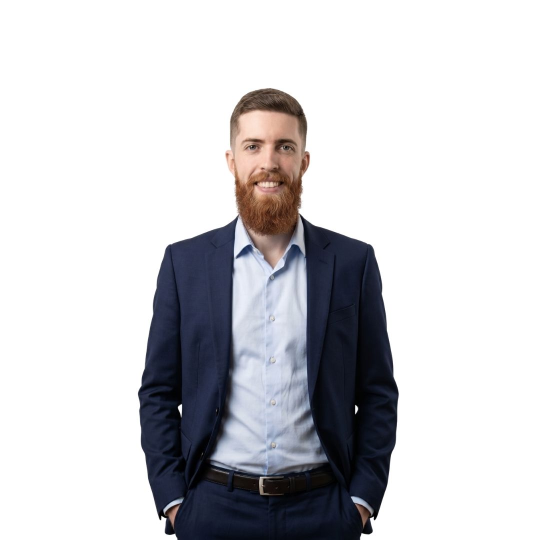
#> input picture _projeto/ferramentas/D:\SITE TRAFEGO PAGO ESTÉTICA/assets/img/originais/foto-site-original.jpg, 1080 x 1080 px (shown at 1/2 size)
$ python images.py
#> lines starting #> are read from the running program, lines starting #| are printed output that depends on the picture
import os, shutil
from PIL import Image, ImageDraw, ImageFont, ImageFilter
import logo_geom as g

SRC = r"D:\SITE TRAFEGO PAGO ESTÉTICA"
OUT = os.path.join(SRC, "assets", "img")
ORIG = os.path.join(OUT, "originais")
os.makedirs(ORIG, exist_ok=True)

ORANGE = (194, 65, 12)       # #C2410C
ORANGE_LIGHT = (249, 115, 22)  # #F97316
DARK = (20, 20, 22)          # #141416

# 1) Cópias intactas dos originais (originais na raiz não são alterados)
copies = {
    "logo.png": "logo-original.png",
    "FOTO SITE.jpg": "foto-site-original.jpg",
    "FOTO PERFIL 01.jpg": "foto-perfil-01-original.jpg",
    "FOTO HOTMART.jpg": "foto-hotmart-original.jpg",
    "FOTO CORRETOR.jpg": "foto-corretor-original.jpg",
}
for src, dst in copies.items():
    shutil.copy2(os.path.join(SRC, src), os.path.join(ORIG, dst))


def save_variants(im, name, widths):
    w0, h0 = im.size
    for w in widths:
        h = round(h0 * w / w0)
        r = im.resize((w, h), Image.LANCZOS)
        r.save(os.path.join(OUT, f"{name}-{w}.webp"), "WEBP", quality=80, method=6)
        r.save(os.path.join(OUT, f"{name}-{w}.avif"), "AVIF", quality=55)
        print(f"{name}-{w}  {w}x{h}")


def open_copy(name):
#> called with name = 'foto-site-original.jpg'
    return Image.open(os.path.join(ORIG, name)).convert("RGB")
#> returned value is the input picture: PIL image 1080x1080 RGB; mean R, G, B 204.8, 204.7, 207.9

# 2) Fotos responsivas
save_variants(open_copy("foto-site-original.jpg").crop((152, 110, 928, 1080)),
              "arno-hoberg-gestor-trafego-pago", [400, 776])
#> in save_variants, `w0, h0 = im.size`: w0 = 776; h0 = 970
#> the loop in save_variants, `for w in widths:` made 1 pass
#> (w, h) on pass 1: (400, 500)
#> pass 1, in save_variants, `r = im.resize((w, h), Image.LANCZOS)`:
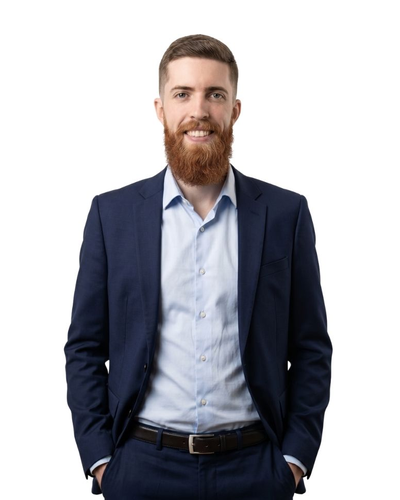
#> r: PIL image 400x500 RGB; mean R, G, B 177.2, 177, 182
#> (the run stopped early here; a loop or call above may not have finished)
